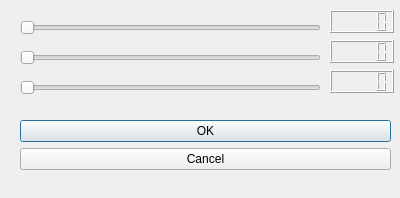
<?xml version="1.0" encoding="UTF-8"?>
<ui version="4.0">
 <class>DialogSize</class>
 <widget class="QDialog" name="DialogSize">
  <property name="geometry">
   <rect>
    <x>0</x>
    <y>0</y>
    <width>400</width>
    <height>198</height>
   </rect>
  </property>
  <property name="windowTitle">
   <string>Dialog</string>
  </property>
  <widget class="QDialogButtonBox" name="buttonBox">
   <property name="geometry">
    <rect>
     <x>20</x>
     <y>120</y>
     <width>371</width>
     <height>61</height>
    </rect>
   </property>
   <property name="orientation">
    <enum>Qt::Vertical</enum>
   </property>
   <property name="standardButtons">
    <set>QDialogButtonBox::Cancel|QDialogButtonBox::Ok</set>
   </property>
  </widget>
  <widget class="QSlider" name="horizontalSliderSX">
   <property name="geometry">
    <rect>
     <x>20</x>
     <y>20</y>
     <width>301</width>
     <height>16</height>
    </rect>
   </property>
   <property name="orientation">
    <enum>Qt::Horizontal</enum>
   </property>
  </widget>
  <widget class="QSlider" name="horizontalSliderSY">
   <property name="geometry">
    <rect>
     <x>20</x>
     <y>50</y>
     <width>301</width>
     <height>16</height>
    </rect>
   </property>
   <property name="orientation">
    <enum>Qt::Horizontal</enum>
   </property>
  </widget>
  <widget class="QSlider" name="horizontalSliderSZ">
   <property name="geometry">
    <rect>
     <x>20</x>
     <y>80</y>
     <width>301</width>
     <height>16</height>
    </rect>
   </property>
   <property name="orientation">
    <enum>Qt::Horizontal</enum>
   </property>
  </widget>
  <widget class="QLCDNumber" name="lcdNumber">
   <property name="geometry">
    <rect>
     <x>330</x>
     <y>10</y>
     <width>64</width>
     <height>23</height>
    </rect>
   </property>
  </widget>
  <widget class="QLCDNumber" name="lcdNumber_2">
   <property name="geometry">
    <rect>
     <x>330</x>
     <y>40</y>
     <width>64</width>
     <height>23</height>
    </rect>
   </property>
  </widget>
  <widget class="QLCDNumber" name="lcdNumber_3">
   <property name="geometry">
    <rect>
     <x>330</x>
     <y>70</y>
     <width>64</width>
     <height>23</height>
    </rect>
   </property>
  </widget>
 </widget>
 <resources/>
 <connections>
  <connection>
   <sender>buttonBox</sender>
   <signal>accepted()</signal>
   <receiver>DialogSize</receiver>
   <slot>accept()</slot>
   <hints>
    <hint type="sourcelabel">
     <x>20</x>
     <y>180</y>
    </hint>
    <hint type="destinationlabel">
     <x>157</x>
     <y>197</y>
    </hint>
   </hints>
  </connection>
  <connection>
   <sender>buttonBox</sender>
   <signal>rejected()</signal>
   <receiver>DialogSize</receiver>
   <slot>reject()</slot>
   <hints>
    <hint type="sourcelabel">
     <x>46</x>
     <y>180</y>
    </hint>
    <hint type="destinationlabel">
     <x>286</x>
     <y>197</y>
    </hint>
   </hints>
  </connection>
  <connection>
   <sender>horizontalSliderSX</sender>
   <signal>valueChanged(int)</signal>
   <receiver>lcdNumber</receiver>
   <slot>display(int)</slot>
   <hints>
    <hint type="sourcelabel">
     <x>303</x>
     <y>33</y>
    </hint>
    <hint type="destinationlabel">
     <x>362</x>
     <y>20</y>
    </hint>
   </hints>
  </connection>
  <connection>
   <sender>horizontalSliderSY</sender>
   <signal>valueChanged(int)</signal>
   <receiver>lcdNumber_2</receiver>
   <slot>display(int)</slot>
   <hints>
    <hint type="sourcelabel">
     <x>307</x>
     <y>56</y>
    </hint>
    <hint type="destinationlabel">
     <x>369</x>
     <y>55</y>
    </hint>
   </hints>
  </connection>
  <connection>
   <sender>horizontalSliderSZ</sender>
   <signal>valueChanged(int)</signal>
   <receiver>lcdNumber_3</receiver>
   <slot>display(int)</slot>
   <hints>
    <hint type="sourcelabel">
     <x>317</x>
     <y>83</y>
    </hint>
    <hint type="destinationlabel">
     <x>360</x>
     <y>81</y>
    </hint>
   </hints>
  </connection>
 </connections>
</ui>
